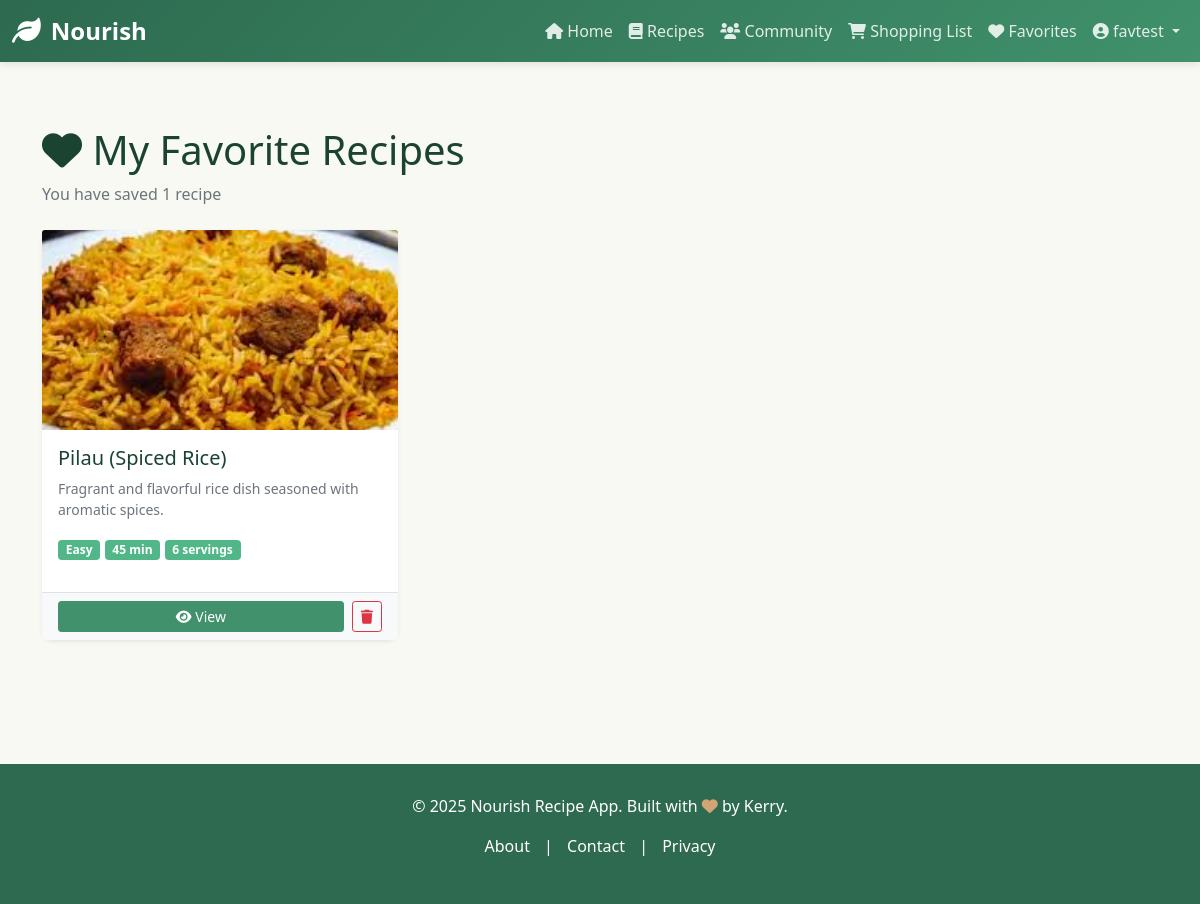
Page /favorites/ (signed in) on the committed database.
### ingredient/models.py (models this page shows, shortened)
class Recipe(models.Model):
  DIFFICULTY_CHOICES = [
      ('easy', 'Easy'),
      ('medium', 'Medium'),
      ('hard', 'Hard'),
  ]
  CATEGORY_CHOICES = [
      ('breakfast', 'Breakfast'),
      ('lunch', 'Lunch'),
      ('dinner', 'Dinner'),
      ('snack', 'Snack'),
      ('dessert', 'Dessert'),
      ('beverage', 'Beverage'),
      ('other', 'Other'),
  ]
  title = models.CharField(max_length=255)
  description = models.TextField(blank=True)
  prep_time = models.IntegerField(default=15, help_text="minutes")
  cook_time = models.IntegerField(default=30, help_text="minutes")
  servings = models.IntegerField(default=4)
  difficulty = models.CharField(max_length=50, choices=DIFFICULTY_CHOICES, default='medium')
  category = models.CharField(max_length=50, choices=CATEGORY_CHOICES, default='other')
  image = models.ImageField(upload_to='recipe_images/', blank=True, null=True)
  created_by = models.ForeignKey(User, on_delete=models.CASCADE, related_name='recipes', null=True, blank=True)
  created_at = models.DateTimeField(auto_now_add=True)
  updated_at = models.DateTimeField(auto_now=True)
  is_published = models.BooleanField(default=True)
  views_count = models.IntegerField(default=0)
  def average_rating(self):
    ratings = self.ratings.all()
    if ratings.count() == 0:
      return 0
    return sum([r.score for r in ratings]) / ratings.count()
  class Meta:
    ordering = ['-created_at']

### ingredient/views.py (the view)
# urls.py: path('favorites/', ingredient_views.my_favorites, name='my_favorites'),
@login_required(login_url='login')
def my_favorites(request):
  favorites = Favorite.objects.filter(user=request.user).select_related('recipe')
  recipes = [fav.recipe for fav in favorites]
  return render(request, 'my_favorites.html', {'recipes': recipes})

### ingredient/templates/my_favorites.html (shortened to what this page needs)
{% extends 'base.html' %}
{% load static %}
{% block content %}
<div class="mb-4">
    <h1><i class="fas fa-heart"></i> My Favorite Recipes</h1>
    <p class="text-muted">You have saved {{ recipes|length }} recipe{{ recipes|length|pluralize }}</p>
</div>
{% if recipes %}
<div class="row">
    {% for recipe in recipes %}
    <div class="col-md-6 col-lg-4 mb-4">
        <div class="card h-100 border-0 shadow-sm">
            {% if recipe.image %}
            {% if 'recipe_images/' in recipe.image.name %}
            <img src="{{ recipe.image.url }}" class="card-img-top" alt="{{ recipe.title }}"
                style="height: 200px; object-fit: cover;">
            {% else %}
            <img src="{% static 'images/' %}{{ recipe.image }}" class="card-img-top" alt="{{ recipe.title }}"
                style="height: 200px; object-fit: cover;">
            {% endif %}
            {% else %}
            <div class="card-img-top bg-light d-flex align-items-center justify-content-center" style="height: 200px;">
                <i class="fas fa-utensils fa-3x text-muted"></i>
            </div>
            {% endif %}
            <div class="card-body">
                <h5 class="card-title">{{ recipe.title }}</h5>
                <p class="card-text text-muted small">{{ recipe.description|truncatewords:15 }}</p>
                <div class="recipe-meta mb-3">
                    <span class="badge bg-success">{{ recipe.difficulty|title }}</span>
                    <span class="badge bg-success">{{ recipe.prep_time|add:recipe.cook_time }} min</span>
                    <span class="badge bg-success">{{ recipe.servings }} servings</span>
                </div>
            </div>
            <div class="card-footer bg-light border-top">
                <div class="d-flex gap-2">
                    <a href="{% url 'recipe_detail' recipe.id %}" class="btn btn-sm btn-primary flex-grow-1">
                        <i class="fas fa-eye"></i> View
                    </a>
                    <button class="btn btn-sm btn-outline-danger" onclick="removeFavorite({{ recipe.id }})">
                        <i class="fas fa-trash"></i>
                    </button>
                </div>
            </div>
        </div>
    </div>
    {% endfor %}
</div>
{% endif %}
{% endblock %}

### ingredient/templates/base.html (shortened to what this page needs)
<!DOCTYPE html>
<html lang="en">
<head>
    <link href="https://cdn.jsdelivr.net/npm/bootstrap@5.1.3/dist/css/bootstrap.min.css" rel="stylesheet">
    <link rel="stylesheet" href="https://cdnjs.cloudflare.com/ajax/libs/font-awesome/6.0.0/css/all.min.css">
</head>
<body>
    <nav class="navbar navbar-expand-lg navbar-dark sticky-top">
        <div class="container-fluid">
            <a class="navbar-brand" href="{% url 'home' %}">
                <i class="fas fa-leaf"></i> Nourish
            </a>
            <div class="collapse navbar-collapse" id="navbarNav">
                <ul class="navbar-nav ms-auto">
                    <li class="nav-item">
                        <a class="nav-link" href="{% url 'home' %}"><i class="fas fa-home"></i> Home</a>
                    </li>
                    <li class="nav-item">
                        <a class="nav-link" href="{% url 'recipes' %}"><i class="fas fa-book"></i> Recipes</a>
                    </li>
                    <li class="nav-item">
                        <a class="nav-link" href="{% url 'community' %}"><i class="fas fa-users"></i> Community</a>
                    </li>
                    {% if user.is_authenticated %}
                    <li class="nav-item">
                        <a class="nav-link" href="{% url 'shopping_list' %}">
                            <i class="fas fa-shopping-cart"></i> Shopping List
                        </a>
                    </li>
                    <li class="nav-item">
                        <a class="nav-link" href="{% url 'my_favorites' %}">
                            <i class="fas fa-heart"></i> Favorites
                        </a>
                    </li>
                    <li class="nav-item dropdown">
                        <a class="nav-link dropdown-toggle" href="#" id="userMenu" role="button"
                            data-bs-toggle="dropdown">
                            <i class="fas fa-user-circle"></i> {{ user.username }}
                        </a>
                    </li>
                    {% endif %}
                </ul>
            </div>
        </div>
    </nav>
    <main class="container">
        {% block content %}{% endblock %}
    </main>
    <footer>
        <div class="container">
            <p>&copy; 2025 Nourish Recipe App. Built with <i class="fas fa-heart" style="color: #d4a574;"></i> by Kerry.
            </p>
            <p>
                <a href="#" style="color: white; text-decoration: none; margin: 0 10px;">About</a> |
                <a href="#" style="color: white; text-decoration: none; margin: 0 10px;">Contact</a> |
                <a href="#" style="color: white; text-decoration: none; margin: 0 10px;">Privacy</a>
            </p>
        </div>
    </footer>
</body>
</html>

### ingredient/templates/base.html (style rules this page uses)
:root { --primary-green: #2d6a4f; --secondary-green: #40916c; --light-green: #52b788; --lighter-green: #74c69d; --lightest-green: #95d5b2; --cream: #f8f9f3; --dark: #1b4332; --success: #52b788; --warning: #74c69d; }
body { font-family: 'Segoe UI', Tahoma, Geneva, Verdana, sans-serif; background-color: var(--cream); color: var(--dark); }
.navbar { background: linear-gradient(135deg, var(--primary-green) 0%, var(--secondary-green) 100%); box-shadow: 0 2px 8px rgba(0, 0, 0, 0.1); }
.navbar-brand { font-weight: 700; font-size: 1.5rem; color: white !important; display: flex; align-items: center; gap: 10px; }
.navbar-brand i { font-size: 1.8rem; }
.nav-link { color: rgba(255, 255, 255, 0.85) !important; font-weight: 500; transition: color 0.3s ease; }
.btn-primary { background-color: var(--secondary-green); border-color: var(--secondary-green); }
.badge.bg-success { background-color: var(--light-green) !important; }
.card { border: none; box-shadow: 0 2px 8px rgba(0, 0, 0, 0.1); transition: transform 0.3s ease, box-shadow 0.3s ease; border-radius: 10px; }
footer { background-color: var(--primary-green); color: white; margin-top: 60px; padding: 30px 0; text-align: center; }
main { min-height: calc(100vh - 200px); padding: 40px 0; }

### rows in the picture
Recipe: image (picture), title "Pilau (Spiced Rice)", description "Fragrant and flavorful rice dish seasoned with aromatic spices.", difficulty "Easy", prep_time|add "45", servings "6"

### other values in the picture
{{ user.username }} "favtest"
{{ recipes|length }} "1"
